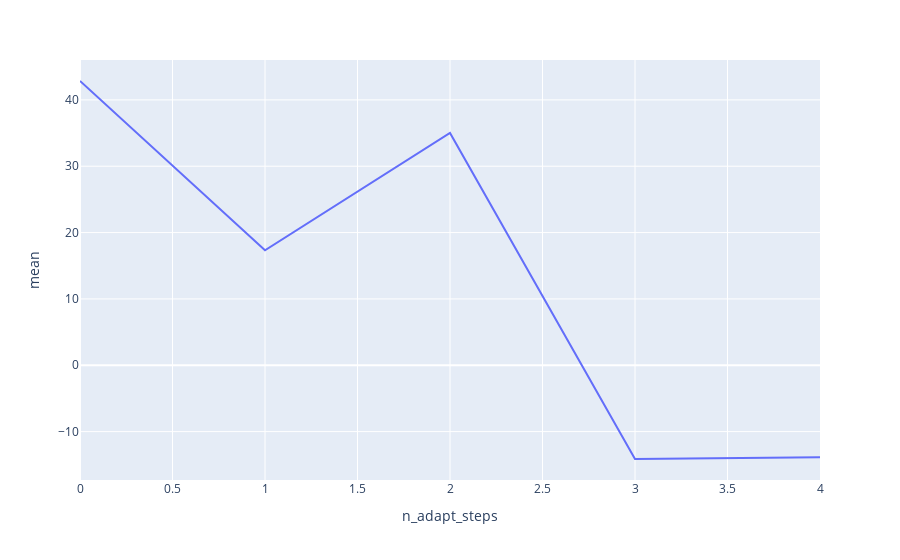

The notebook cell this image was saved under:
### Code cell
import plotly.express as px

fig = px.line(
    agg_stats,
    x="n_adapt_steps",
    y="mean",
    # color="task",
    # color_discrete_sequence=px.colors.qualitative.Antique,
)
fig.show()

### Figure 1 — Plotly figure (JSON) as saved in the notebook; plotly's stock layout.template omitted (floating-point values rounded to 4 significant figures)
{"data": [{"hovertemplate": "n_adapt_steps=%{x}<br>mean=%{y}<extra></extra>", "legendgroup": "", "line": {"color": "#636efa", "dash": "solid"}, "marker": {"symbol": "circle"}, "mode": "lines", "name": "", "orientation": "v", "showlegend": false, "type": "scatter", "x": [0, 1, 2, 3, 4], "xaxis": "x", "y": [42.85, 17.32, 35.02, -14.13, -13.87], "yaxis": "y"}], "layout": {"legend": {"tracegroupgap": 0}, "margin": {"t": 60}, "xaxis": {"anchor": "y", "domain": [0, 1], "title": {"text": "n_adapt_steps"}}, "yaxis": {"anchor": "x", "domain": [0, 1], "title": {"text": "mean"}}}}
